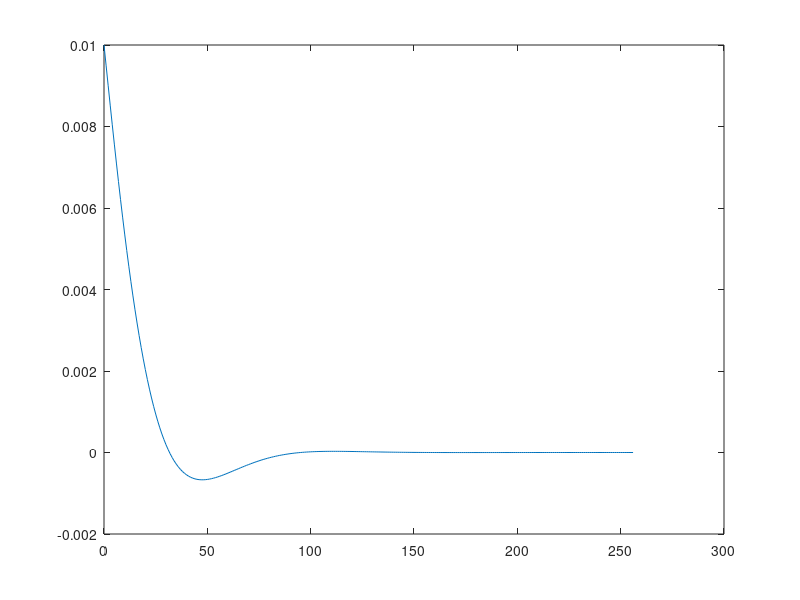

The MATLAB source for this figure:
clc
clear
%% Parameters
t = 10000;
u = 0.010;
L = 256.0;
f = 0.001;
z = (0:1:L);
Re= 2.00;
nu= u*L/Re;
k = sqrt(2*pi*f/2/nu);
%% Profile
U = u*exp(-k*z).*cos(k*z-2*pi*f*t);
%% Plot
plot(z,U);
%% Write Data
filename = '.\Scripts\FuildX3dStokes.dat';
file=fopen(filename,'w');
fprintf(file,'VARIABLES="z","u"\n');
for i=1:length(z)
    fprintf(file,'%10f    %10f\n',z(i),U(i));
end
fclose all;